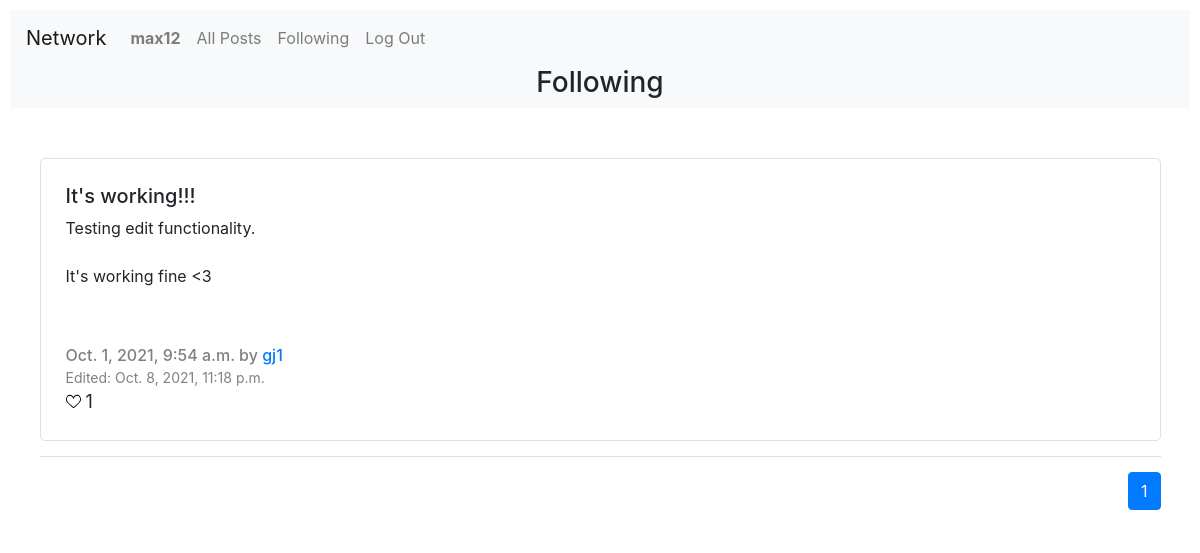
Page /following (signed in) on the earlier database version.
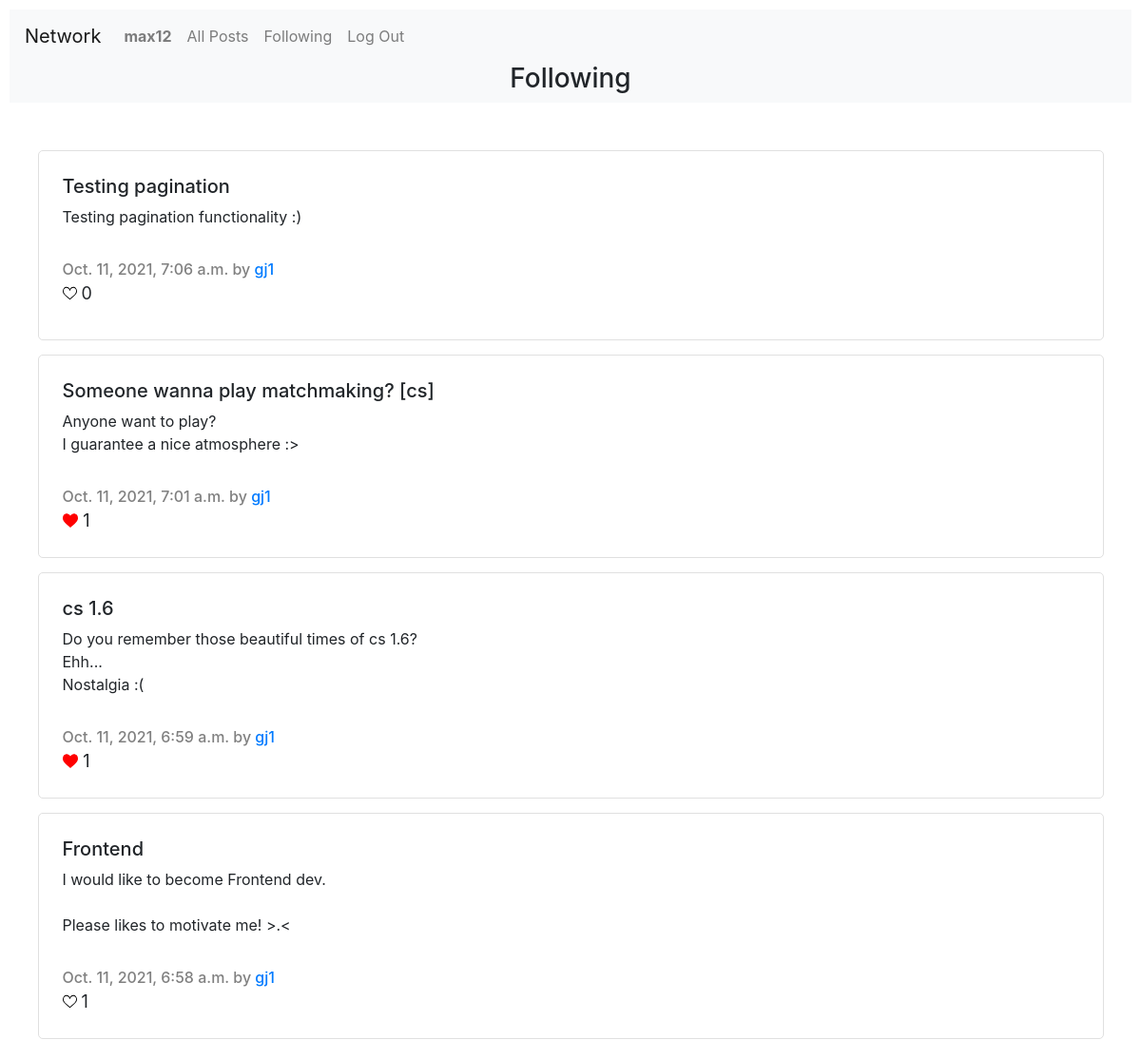
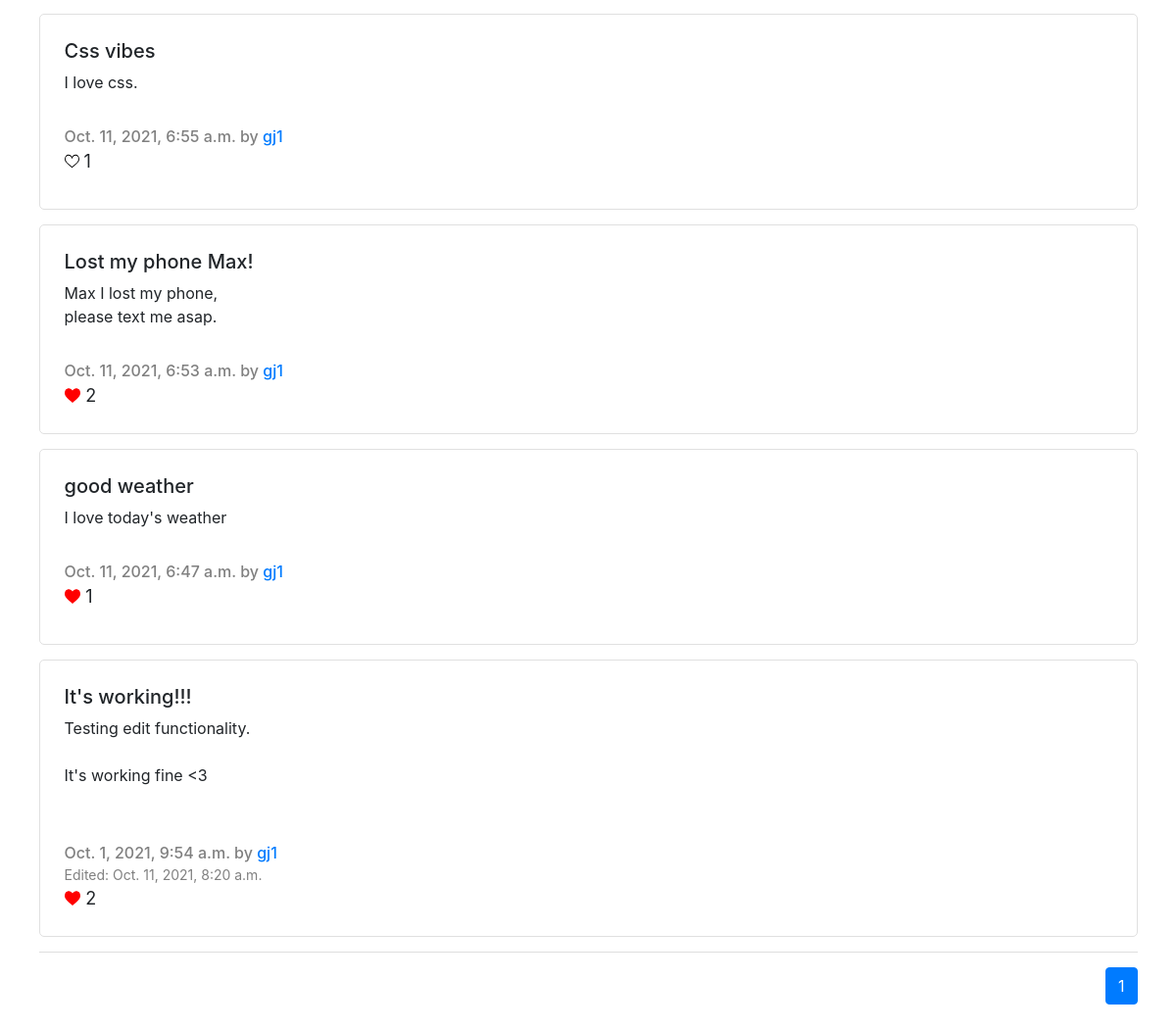
Same page on the later database version (2 pictures, top to bottom).
### network/models.py (models this page shows, shortened)
class Post(models.Model):
    creator =  models.ForeignKey(User, on_delete=models.CASCADE, related_name="post_creator")
    title = models.CharField(max_length=64)
    content = models.CharField(max_length=2500)
    creation_date = models.DateTimeField(auto_now_add=True)
    edit_date = models.DateTimeField(null=True, blank=True)
    likes = models.ManyToManyField(User, related_name="liked_posts", blank=True)

class User(AbstractUser):
    followings = models.ManyToManyField('User', related_name="user_followings", blank=True, symmetrical=False)
    followers = models.ManyToManyField('User', related_name="user_followers", blank=True, symmetrical=False)
    pass

### network/views.py (the view)
# urls.py: path("following", views.following, name="following"),
@login_required(login_url='login')
def following(request):
    user = request.user
    followings = []
    posts = Post.objects.none()
    liked_posts = []
    try:
        liked_posts = Post.objects.filter(likes=request.user)
    except:
        print('No liked posts')
    try:
        followings = user.followings.all()
    except:
        followings = ''
    if followings:
        for user in followings:
            followings_posts = Post.objects.filter(creator__username=user)
            posts = posts | followings_posts
    posts = posts.order_by('-creation_date')
    paginator = Paginator(posts, 10)
    page_number = request.GET.get('page')
    page_obj = paginator.get_page(page_number)
    return render(request, "network/index.html", {
        "title": "Following",
        "posts": posts,
        "liked_posts": liked_posts,
        "page_obj": page_obj,
        "range": range(page_obj.paginator.num_pages)
    })

### network/templates/network/index.html (shortened to what this page needs)
{% extends "network/layout.html" %}
{% load static %}
{% block body %}
    <div class="main_title_container">
        <h3>
            {{ title }}
        </h3>
    </div>
    <div class="content_container">
        {% for post in page_obj %}
            <div class="Post_container">
                <div class="Show_post_container">
                    <h5 class="post_title">
                        {{ post.title }}
                    </h5>
                    <p class="post_content">
                        {{ post.content|linebreaksbr }}
                    </p>
                    <p id="post_creation_date">
                        {{ post.creation_date }} by <a href="{% url 'user' post.creator %}">{{ post.creator }}</a>
                    </p>
                    <p id="post_edit_date"
                    >
                        Edited: {{ post.edit_date }}
                    </p>
                    {% if user.is_authenticated %}
                        <div class="likes_container unselectable"
                        {% if post in liked_posts %}
                            title="Unlike"
                        {% else %}
                            title="Like"
                        {% endif %}
                        >
                            {% if post in liked_posts %}
                                <img src="{% static "network/unlike.svg" %}" alt="unlike" class="heart_icon">
                            {% else %}
                                <img src="{% static "network/like.svg" %}" alt="like" class="heart_icon">
                            {% endif %}
                            <span id="likes_counter">
                                {{ post.likes.count }}
                            </span>
                        </div>
                    {% endif %}
                </div>
            </div>
        {% endfor %}
    </div>
    <div id="paginator">
        <ul class="pagination">
            {% for i in range %}
                <li
                {% if i|add:1 == page_obj.number %}
                    class="page-item active"
                {% else %}
                    class="page-item"
                {% endif %}
                ><a class="page-link" href="?page={{ i|add:1 }}">{{ i|add:1 }}</a></li>
            {% endfor %}
        </ul>
    </div>
{% endblock %}

Differences in the rows shown:
added Post: title "Testing pagination", content "Testing pagination functionality :)", creation_date "Oct. 11, 2021, 7:06 a.m.", creator "gj1", likes.count "0"
added Post: title "Someone wanna play matchmaking? [cs]", content "Anyone want to play? I guarantee a nice atmosphere :>", creation_date "Oct. 11, 2021, 7:01 a.m.", creator "gj1", likes.count "1"
added Post: title "cs 1.6", content "Do you remember those beautiful times of cs 1.6? Ehh... Nostalgia :(", creation_date "Oct. 11, 2021, 6:59 a.m.", creator "gj1", likes.count "1"
added Post: title "Frontend", content "I would like to become Frontend dev. Please likes to motivate me! >.<", creation_date "Oct. 11, 2021, 6:58 a.m.", creator "gj1", likes.count "1"
added Post: title "Css vibes", content "I love css.", creation_date "Oct. 11, 2021, 6:55 a.m.", creator "gj1", likes.count "1"
added Post: title "Lost my phone Max!", content "Max I lost my phone, please text me asap.", creation_date "Oct. 11, 2021, 6:53 a.m.", creator "gj1", likes.count "2"
added Post: title "good weather", content "I love today's weather", creation_date "Oct. 11, 2021, 6:47 a.m.", creator "gj1", likes.count "1"
changed Post "It's working!!!": edit_date "Oct. 8, 2021, 11:18 p.m." → "Oct. 11, 2021, 8:20 a.m."; likes.count "1" → "2"
